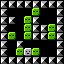

Rendered tile map (Tiled .tmx) drawn with the repository's tilesets; below, a short description and the full map source, tile grids included:
An orthogonal 8x8 tile map with 8x8 px tiles, 1 tile layer (Laattataso 1).

<map version="1.5" tiledversion="1.7.0" orientation="orthogonal" renderorder="right-down" width="8" height="8" tilewidth="8" tileheight="8" infinite="0" nextlayerid="2" nextobjectid="1">
 <tileset firstgid="1" source="../../dev/editor_tiles.tsx" />
 <layer id="1" name="Laattataso 1" width="8" height="8">
  <data encoding="csv">
1,1,1,1,1,1,1,1,
1,0,0,0,3,0,0,1,
1,1,0,3,1,0,0,1,
1,0,0,3,1,1,3,1,
1,3,0,3,1,1,3,1,
1,0,1,0,0,0,0,1,
1,0,3,2,3,0,0,1,
1,1,1,1,1,1,1,1
</data>
 </layer>
</map>
